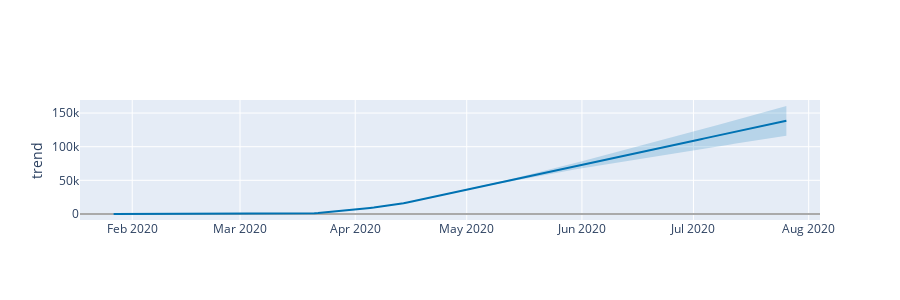

This figure's notebook cell:
### Code cell
plot_forecast_component_plotly(prophet, confirmed_forecast,'trend')

### Figure 1 — Plotly figure (JSON) as saved in the notebook; plotly's stock layout.template omitted (floating-point values rounded to 4 significant figures; data arrays with more than 128 entries replaced by an {"elided": "..."} marker saying what was removed)
{"data": [{"line": {"color": "#0072B2", "width": 2}, "mode": "lines", "name": "trend", "type": "scatter", "x": {"elided": "165 str values"}, "y": {"elided": "165 float values"}}, {"line": {"color": "rgba(0, 114, 178, 0.2)", "width": 0}, "mode": "lines", "name": "trend_upper", "type": "scatter", "x": {"elided": "165 str values"}, "y": {"elided": "165 float values"}}, {"fill": "tonexty", "fillcolor": "rgba(0, 114, 178, 0.2)", "line": {"color": "rgba(0, 114, 178, 0.2)", "width": 0}, "mode": "lines", "name": "trend_lower", "type": "scatter", "x": {"elided": "165 str values"}, "y": {"elided": "165 float values"}}], "layout": {"height": 300, "showlegend": false, "width": 900, "xaxis": {"range": ["2020-01-17T22:48:00", "2020-08-04T01:12:00"], "type": "date"}, "yaxis": {"rangemode": "normal", "title": {"text": "trend"}, "zerolinecolor": "#AAA"}}}
